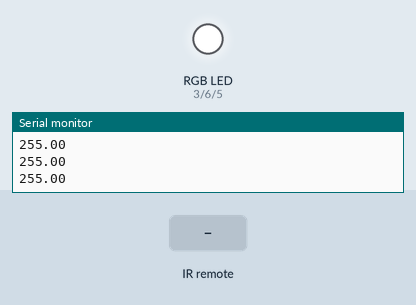
Recording of a sketch running on a simulated Arduino Uno, built with avr-gcc and run on an emulated ATmega328P. On the bench: an RGB LED mixed from three pins (HIGH = lit), the last lines printed to the serial monitor. The inputs (shaded band) are chosen by the test bench. Dim RGB values are drawn brighter than linear.

Above: at 1.2 s.
1.3 s: infrared code 0x40 received
At 2.4 s:
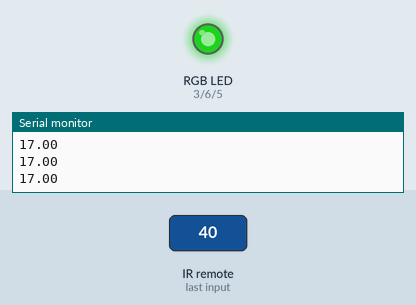
2.8 s: infrared code 0x45 received
At 3.5 s:
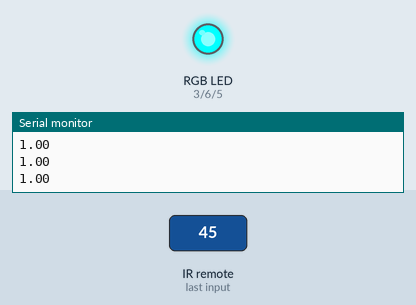
4.3 s: infrared code 0x46 received
At 4.6 s:
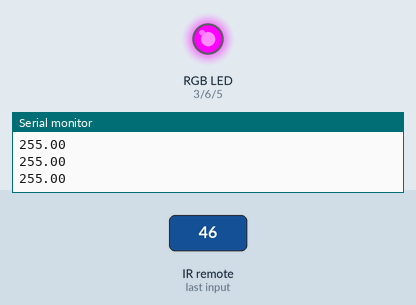
5.8 s: infrared code 0xD received
At 6.8 s:
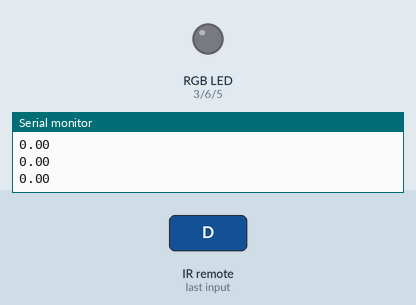
7.3 s: infrared code 0x43 received
At 8.1 s:
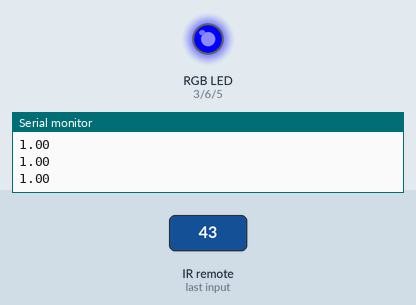
8.8 s: infrared code 0x47 received
At 9.2 s:
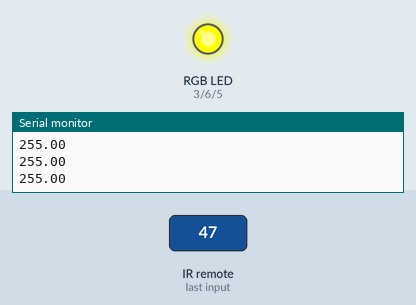
Timing chart, 0 to 11.3 s (numbered marks = the images above; inputs shaded):
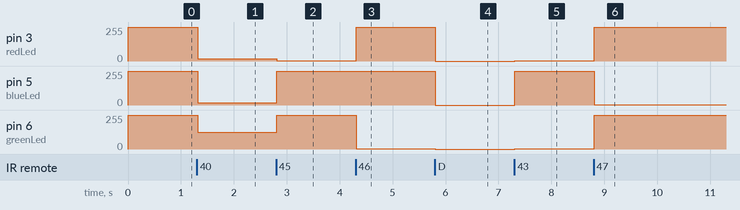

The sketch:

remoteControlledRGB.ino
```cpp
#include <IRremote.hpp>
#define IR_RECEIVE_PIN 8
int redLed = 3, greenLed = 6, blueLed = 5, ledState = 0;
int redBrightness = 255, greenBrightness = 255, blueBrightness = 255;
float brightFactor = 1;  //Full Brightness, (100)

void setup() {
  IrReceiver.begin(IR_RECEIVE_PIN, ENABLE_LED_FEEDBACK);
  pinMode(redLed, OUTPUT);
  pinMode(greenLed, OUTPUT);
  pinMode(blueLed, OUTPUT);
  Serial.begin(9600);
}

void loop() {
  if (IrReceiver.decode()) {
    IrReceiver.resume();

    if (IrReceiver.decodedIRData.command == 0x45) {
      // Command 1, DO something, RedLed On
      redBrightness = 1;
      greenBrightness = 255;
      blueBrightness = 255;
    }
    if (IrReceiver.decodedIRData.command == 0x46) {
      // Command 2, DO something, GreedLed On
      redBrightness = 255;
      greenBrightness = 1;
      blueBrightness = 255;
    }
    if (IrReceiver.decodedIRData.command == 0x47) {
      // Command 3, DO something, BlueLed On
      redBrightness = 255;
      greenBrightness = 255;
      blueBrightness = 1;
    }
    if (IrReceiver.decodedIRData.command == 0x44) {
      // Command 4, DO something, Cyan
      redBrightness = 255;
      greenBrightness = 155;
      blueBrightness = 155;
    }
    if (IrReceiver.decodedIRData.command == 0x40) {
      // Command 5, DO something, Magenta
      redBrightness = 17;
      greenBrightness = 125;
      blueBrightness = 17;
    }
    if (IrReceiver.decodedIRData.command == 0x43) {
      // Command 6, DO Something, Yellow on
      redBrightness = 1;
      greenBrightness = 1;
      blueBrightness = 255;
    }
    if (IrReceiver.decodedIRData.command == 0x19) {
      //Commnd 0, DO thing, White On
      redBrightness = 1;
      greenBrightness = 1;
      blueBrightness = 1;
    }
    if (IrReceiver.decodedIRData.command == 0x16) {
      // Command *, Turn Led Off
      redBrightness = 255;
      greenBrightness = 255;
      blueBrightness = 255;
    }
    if (IrReceiver.decodedIRData.command == 0xD) {
      // Command #, Turn Led On
      redBrightness = 0;
      greenBrightness = 0;
      blueBrightness = 0;
    }
    if (IrReceiver.decodedIRData.command == 0x18) {
      // Command UP, Brightness Increase
      brightFactor = brightFactor * 0.9;
      // if (brightFactor > 1) {
      //   brightFactor = 1;
      // }
      // Serial.println(brightFactor);
    }
    if (IrReceiver.decodedIRData.command == 0x52) {
      // Command DOWN, Brightness Decrease
      brightFactor = brightFactor * 2.0;
    }
    // Serial.println(brightFactor);
  }
  Serial.println((redBrightness * brightFactor));
  analogWrite(redLed, redBrightness * brightFactor);
  analogWrite(greenLed, greenBrightness * brightFactor);
  analogWrite(blueLed, blueBrightness * brightFactor);
  ledState = 1;
}
```

Measured:
- after the input at 1.3 s, pin 3 (redLed), pin 5 (blueLed): 255/255 → 17/255 at once; pin 6 (greenLed): 255/255 → 125/255 at once
- after the input at 2.8 s, pin 3 (redLed): 17/255 → 1/255 at once; pin 5 (blueLed): 17/255 → 255/255 at once; pin 6 (greenLed): 125/255 → 255/255 at once
- after the input at 4.3 s, pin 3 (redLed): 1/255 → 255/255 at once; pin 6 (greenLed): 255/255 → 1/255 at once
- after the input at 5.8 s, pin 3 (redLed), pin 5 (blueLed): 255/255 → 0/255 at once; pin 6 (greenLed): 1/255 → 0/255 at once
- after the input at 7.3 s, pin 3 (redLed), pin 6 (greenLed): 0/255 → 1/255 at once; pin 5 (blueLed): 0/255 → 255/255 at once
- after the input at 8.8 s, pin 3 (redLed), pin 6 (greenLed): 1/255 → 255/255 at once; pin 5 (blueLed): 255/255 → 1/255 at once
